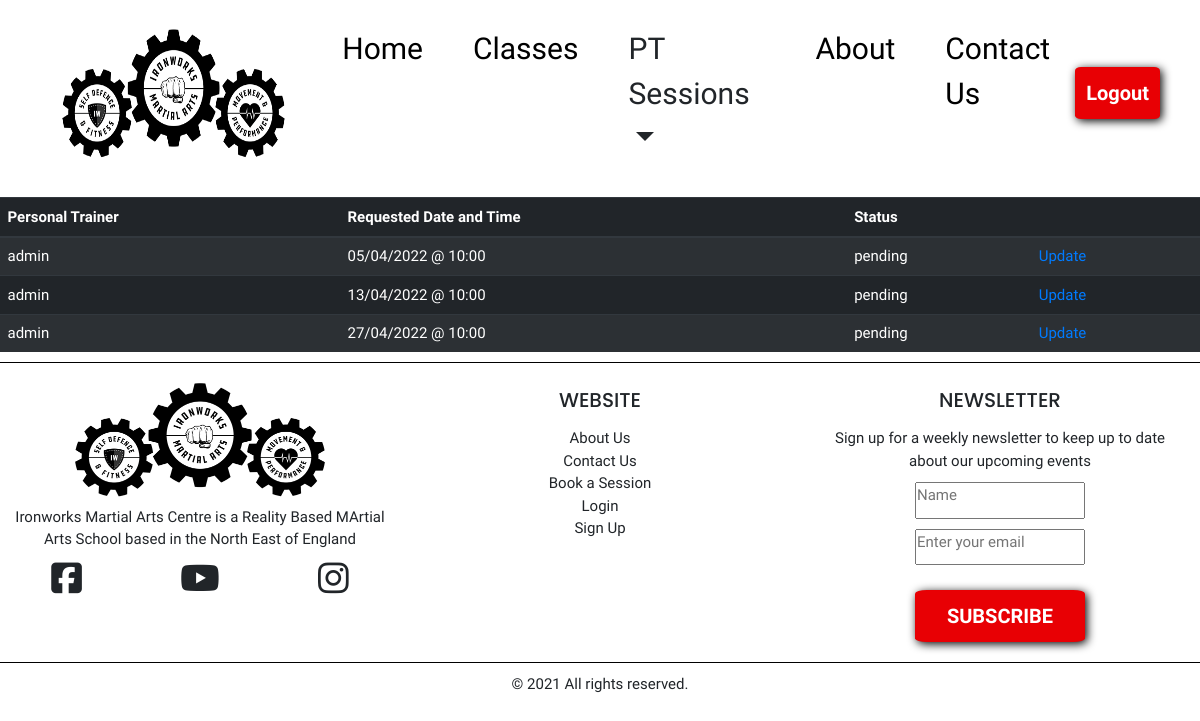
Page /ptbookings/booked_sessions (signed in) on the earlier database version.
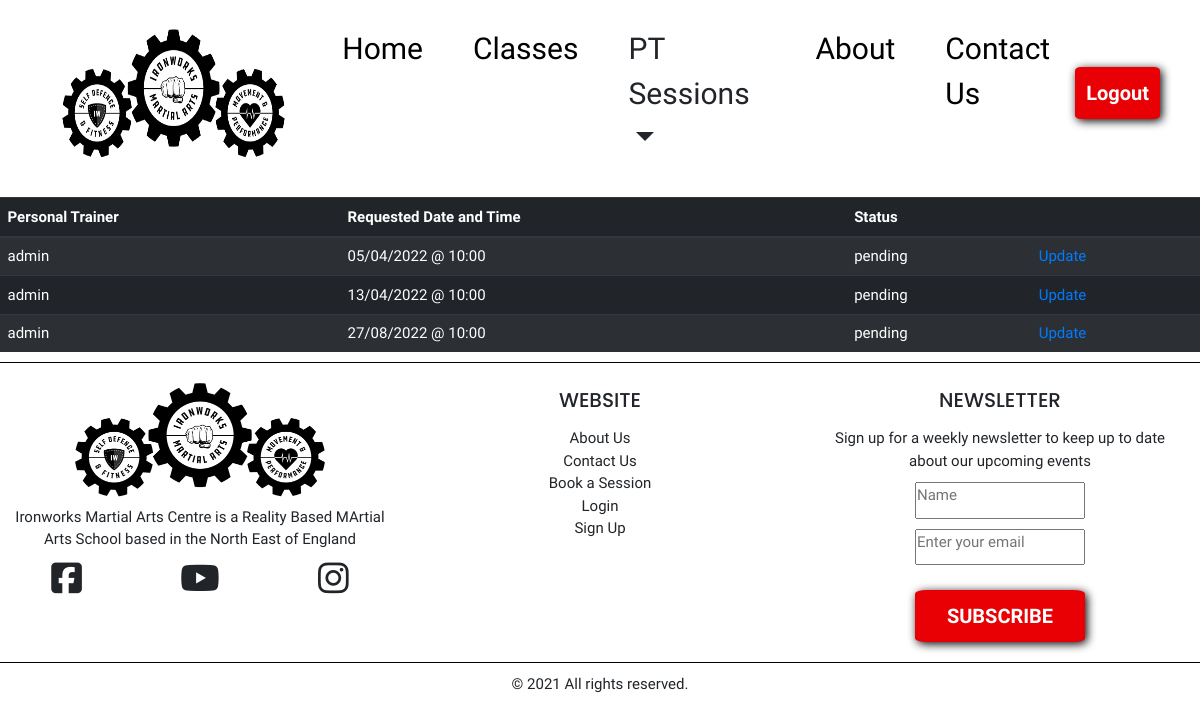
Same page on the later database version.
### pt_bookings/models.py (models this page shows, shortened)
class BookPTSession(models.Model):
    user = models.ForeignKey(
        User,
        null=True,
        on_delete=models.CASCADE
    )
    staff = models.CharField(max_length=15, choices=ptStaff, default='karen')
    requested_date = models.DateField()
    requested_time = models.CharField(
        max_length=10, choices=time_choices, default='10:00')
    status = models.CharField(
        max_length=10, choices=status_choices, default='pending')

### pt_bookings/views.py (the view)
# urls.py: path('booked_sessions', views.view_booked_sessions, name='booked_sessions'),
def view_booked_sessions(request):
    if request.user.is_authenticated:
        if request.user.is_superuser:
            booked_sessions = BookPTSession.objects.filter(staff=request.user).order_by('requested_date')
        else:
            booked_sessions = BookPTSession.objects.filter(user=request.user).order_by('requested_date')
        template = 'pt_bookings/booked_sessions.html'
        context = {
            'sessions': booked_sessions
        }
        return render(request, template, context)

### pt_bookings/templates/pt_bookings/booked_sessions.html (shortened to what this page needs)
{% extends "base.html" %}
{% load static %}
{% block content %}
<div>
    <table class="table table-striped table-dark table-responsive-lg">
        {% if user.is_superuser %}
            <thead>
                <tr>
                    <th>Client</th>
                    <th>Requested Date and Time</th>
                    <th>Status</th>
                </tr>
            </thead>
            <tbody>
                {% for session in sessions %}
                <tr>
                    <td>{{ session.user }}</td>
                    <td>{{ session.requested_date }} @ {{ session.requested_time }}</td>
                    <td>{{ session.status }}</td>
                </tr>
                {% endfor %}
            </tbody>
        {% else %}
            <thead>
                <tr>
                    <th>Personal Trainer</th>
                    <th>Requested Date and Time</th>
                    <th>Status</th>
                    <th></th>
                </tr>
            </thead>
            <tbody>
                {% for session in sessions %}
                <tr>
                    <td>{{ session.staff }}</td>
                    <td>{{ session.requested_date }} @ {{ session.requested_time }}</td>
                    <td>{{ session.status }}</td>
                    <td><a href="{% url 'edit_booking' session.id %}">Update</a></td>
                </tr>
                {% endfor %}
            </tbody>
        {% endif %}
    </table>
</div>
{% endblock %}

### templates/base.html (shortened to what this page needs)
{% load static %}
<!DOCTYPE html>
<html lang="en">
<head>
    <link rel="stylesheet" href="https://cdn.jsdelivr.net/npm/bootstrap@4.0.0/dist/css/bootstrap.min.css">
    <link rel="stylesheet" href="https://cdnjs.cloudflare.com/ajax/libs/datepicker/0.6.5/datepicker.min.css"/>
    <link rel="stylesheet" href="{% static 'css/style.css' %}">
</head>
<body>
    <header>
        <nav class="navbar navbar-expand-lg">
            <div class="container-fluid">
                <a class="navbar-brand" href="{% url 'home' %}">
                    <img src="{% static 'img/logo.png' %}" class="img-fluid" alt="Ironworks logo">
                </a>
                <div class="collapse navbar-collapse" id="navbarSupportedContent">
                    {% if user.is_authenticated %}
                    <ul class="navbar-nav me-auto mb-2 mb-lg-0">
                        <li class="nav-item">
                            <a class="nav-link" href="{% url 'home' %}">Home</a>
                        </li>
                        <li class="nav-item">
                            <a class="nav-link" href="{% url 'classes' %}">Classes</a>
                        </li>
                        {% if user.is_superuser %}
                            <li class="nav-item">
                                <a class="nav-link" href="{% url 'booked_sessions' %}">Client Bookings</a>
                            </li>
                        {% else %}
                            <li class="nav-item dropdown">
                                <a class="nav-link dropdown-toggle" id="navbarDropdown" role="button" data-toggle="dropdown" aria-haspopup="true" aria-expanded="false">
                                    PT Sessions
                                </a>
                            </li>
                        {% endif %}
                        <li class="nav-item">
                            <a class="nav-link" href="{% url 'about' %}">About</a>
                        </li>
                        <li class="nav-item">
                            <a class="nav-link" href="{% url 'contact' %}">Contact Us</a>
                        </li>
                    </ul>
                        <a href="{% url 'account_logout' %}" class="btn">Logout</a>
                    {% endif %}
                </div>
            </div>
        </nav>
    </header>
    <div class="container">
        <div class="row mt-3">
            <div class="col-md-8 offset-md-2 text-center">
            </div>
        </div>
    </div>
    {% block content %}
    {% endblock %}
    <footer>
        <div class="container-fluid footer">
            <div class="row">
                <div class="col-4 text-align-center footer-col">
                    <a href="">
                        <img src="{% static 'img/logo.png' %}" alt="" width="300px">
                    </a>
                    <p class="footer-text">Ironworks Martial Arts Centre is a Reality Based MArtial Arts School based in the North East of England</p>
                    <div class="row justify-content-around">
                        <span class="col-4">
                            <i class="fa-brands fa-facebook-square"></i>
                        </span>
                        <span class="col-4">
                            <i class="fa-brands fa-youtube"></i>
                        </span>
                        <span class="col-4">
                            <i class="fa-brands fa-instagram"></i>
                        </span>
                    </div>
                </div>
                <div class="col-4 text-align-center footer-col">
                    <h2 class="mt-4 mb-4">WEBSITE</h2>
                    <ul class="list-unstyled footer-links">
                        <li>About Us</li>
                        <li>Contact Us</li>
                        <li>Book a Session</li>
                        <li>Login</li>
                        <li>Sign Up</li>
                    </ul>
                </div>
                <div class="col-4 text-align-center footer-col">
                    <h2 class="mt-4 mb-4">NEWSLETTER</h2>
                    <p class="footer-text">Sign up for a weekly newsletter to keep up to date about our upcoming events</p>
                    <form action="#" class="container-fluid" id="newsletter-form">
                        <div class="row">
                            <div class="col">
                                <input type="text" class="news-row" id="name" name="name" placeholder="Name">
                            </div>
                        </div>
                        <div class="row">
                            <div class="col">
                                <input type="email" class="news-row" name="email" id="email" placeholder="Enter your email">
                            </div>
                        </div>
                        <div class="row">
                            <div class="col">
                                <button type="submit" class="btn news-row">SUBSCRIBE</button>
                            </div>
                        </div>
                    </form>
                </div>
            </div>
        </div>
        <div class="text-align-center copyright">
            <p>© 2021 All rights reserved.</p>
        </div>
    </footer>
</body>
</html>

### static/css/style.css (style rules this page uses)
:root { font-size: 62.5%; --clr-dark: #000; --clr-accent: #E80004; --clr-light: #fff; }
* { box-sizing: border-box; margin: 0; padding: 0; }
html, body { font-family: 'Source Sans Pro', sans-serif; max-width: 1450px; margin: 0 auto; font-size: 1.5rem; }
h1, h2, h3, h4 { margin-bottom: 1rem; font-family: 'Poppins', sans-serif; }
.text-align-center { text-align: center; }
.navbar { padding: 1.5rem 2.5rem; font-size: 2rem; }
.navbar-brand img { height: 15rem; width: 30rem; }
.navbar-nav { margin: 0 auto; }
.nav-item { padding-left: 2rem; padding-right: 2rem; }
.nav-link { color: var(--clr-dark); font-size: 3rem; padding-left: 2rem; padding-right: 2rem; }
.btn { background-color: var(--clr-accent); color: var(--clr-light); border-radius: 7%; box-shadow: 0.2rem 0.2rem 1rem var(--clr-dark); font-size: 2rem; padding: 1rem; font-weight: bold; margin: 1.5rem auto; width: fit-content; }
.footer { border-top: 1px solid black; border-bottom: 1px solid black; padding-top: 1rem; padding-bottom: 1rem; }
.footer-text { font-size: 1.5rem; }
.footer-col { padding-left: 1.5rem; padding-right: 1.5rem; }
.fa-brands { font-size: 3.5rem; }
.footer-links { font-size: 1.5rem; }
.news-row { width: 50%; margin-bottom: 1rem; padding-bottom: 1rem; }
#newsletter-form .row .col input { font-size: 1.5rem; }
.copyright { font-size: 1.5rem; margin-top: 1rem; }

Differences in the rows shown:
changed BookPTSession (number 3 of 3 on the later page): requested_date "27/04/2022" → "27/08/2022"
